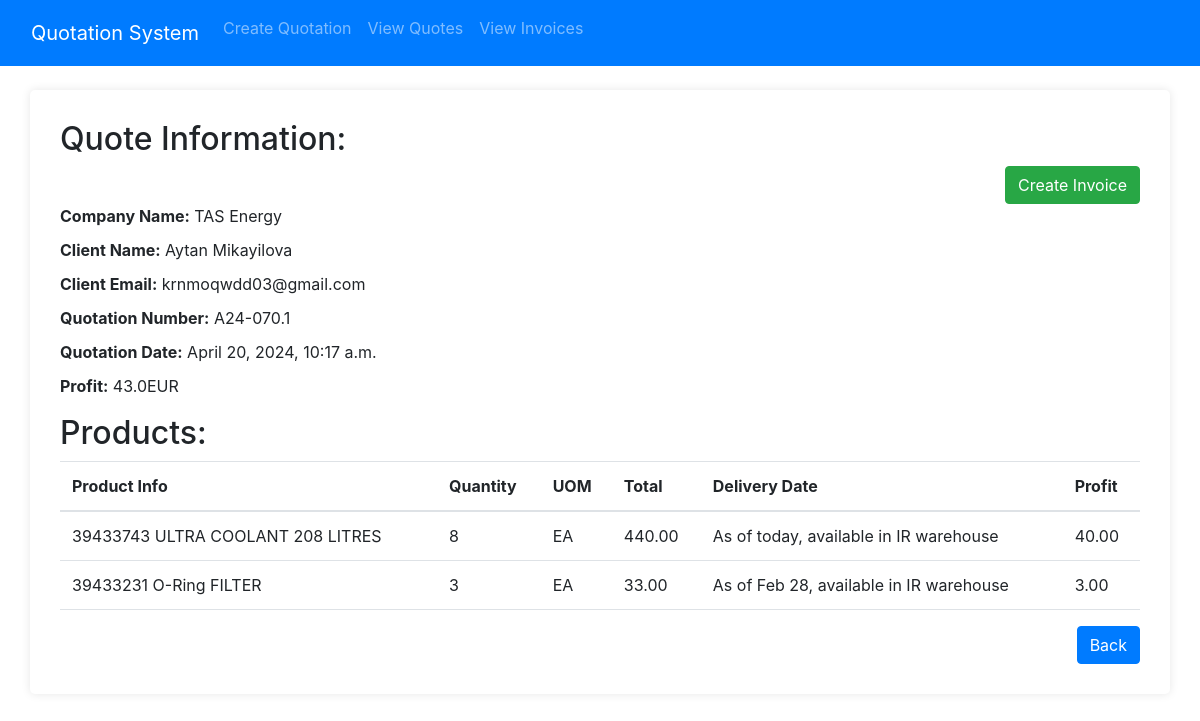
/quote/details/06291a27-3c4e-4f20-a90d-1ac495e73380/, run on the app's committed database.
### service/models.py (models this page shows, shortened)
class Quote(models.Model):
    id = models.UUIDField(primary_key=True, default=uuid.uuid4, editable=False)
    company_name = models.CharField(max_length=100)
    client_name = models.CharField(max_length=100)
    client_email = models.EmailField()
    quotation_number = models.CharField(max_length=50)
    vat = models.CharField(max_length=50)
    inco_terms = models.CharField(max_length=100)
    shipment_weight = models.CharField(max_length=50)
    shipment_dimensions = models.CharField(max_length=50)
    pre_tax_total = models.FloatField(default=0.0)
    total_price = models.FloatField(default=0.0)
    profit = models.FloatField(default=0.0)
    date_created = models.DateTimeField(auto_now_add=True)
    date_updated = models.DateTimeField(auto_now=True)

class Product(models.Model):
    quote = models.ForeignKey(Quote, on_delete=models.CASCADE)
    all_info=models.JSONField()
    total_price = models.FloatField(default=0.0)
    date_created = models.DateTimeField(auto_now_add=True)
    date_updated = models.DateTimeField(auto_now=True)

### service/views.py (the view)
# urls.py: path('quote/details/<uuid:quote_id>/', view_single_quote, name='view_single'),
def view_single_quote(request, quote_id):
    quote = Quote.objects.get(id=quote_id)
    products = quote.product_set.all()  # Fetch related products for the quote
    return render(request, 'view_single_quote.html', {'quote': quote, 'products': products})

### templates/view_single_quote.html (shortened to what this page needs)
{% include 'nav.html' %}
<!DOCTYPE html>
<html lang="en">
<head>
  <link href="https://stackpath.bootstrapcdn.com/bootstrap/4.5.2/css/bootstrap.min.css" rel="stylesheet">
</head>
<body>
  <div class="container mt-4 mb-4">
    <h2>Quote Information:</h2>
    <div class="text-end">
      <a href="{% url 'finalise_invoice' quote.id %}" class="btn btn-success">Create Invoice</a>
    </div>
    <ul>
      <li><strong>Company Name:</strong> {{ quote.company_name }}</li>
      <li><strong>Client Name:</strong> {{ quote.client_name }}</li>
      <li><strong>Client Email:</strong> {{ quote.client_email }}</li>
      <li><strong>Quotation Number:</strong> {{ quote.quotation_number }}</li>
      <li><strong>Quotation Date:</strong> {{ quote.date_created }}</li>
      <li><strong>Profit:</strong> {{quote.profit}}EUR</li>
    </ul>
    <h2>Products:</h2>
    <table class="table">
      <thead>
        <tr>
          <th>Product Info</th>
          <th>Quantity</th>
          <th>UOM</th>
          <th>Total</th>
          <th>Delivery Date</th>
          <th>Profit</th>
        </tr>
      </thead>
      <tbody>
        {% for product in products %}
        <tr>
          <td>{{ product.all_info.productName }}</td>
          <td>{{ product.all_info.quantity }}</td>
          <td>{{ product.all_info.uom }}</td>
          <td>{{ product.all_info.total }}</td>
          <td>{{product.all_info.deliveryDate}}</td>
          <td>{{product.all_info.profit}}</td>
        </tr>
        {% endfor %}
      </tbody>
    </table>
    <div class="text-end">
      <a href="{% url 'view_all' %}" class="btn btn-primary text-end">Back</a>
    </div>
  </div>
</body>
</html>

### templates/view_single_quote.html (style rules this page uses)
.container { background-color: #fff; border-radius: 5px; padding: 30px; box-shadow: 0px 0px 10px rgba(0, 0, 0, 0.1); }
ul { list-style-type: none; padding: 0; }
ul li { margin-bottom: 10px; }

### data on the page
Quote: company_name "TAS Energy", client_name "Aytan Mikayilova", client_email "krnmoqwdd03@gmail.com", quotation_number "A24-070.1", date_created "April 20, 2024, 10:17 a.m.", profit "43.0"
Product: all_info.productName "39433743 ULTRA COOLANT 208 LITRES", all_info.quantity "8", all_info.uom "EA", all_info.total "440.00", all_info.deliveryDate "As of today, available in IR warehouse", all_info.profit "40.00"
Product: all_info.productName "39433231 O-Ring FILTER", all_info.quantity "3", all_info.uom "EA", all_info.total "33.00", all_info.deliveryDate "As of Feb 28, available in IR warehouse", all_info.profit "3.00"
